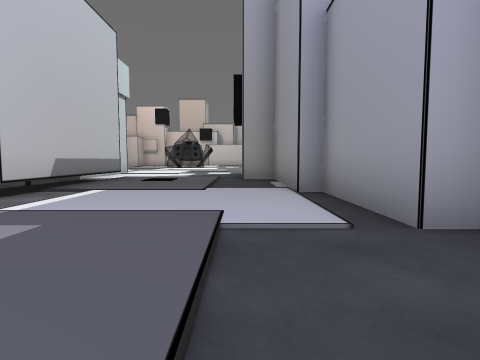
[1] (above)

16 first-person views from a walk through a Unity game level. The camera is 1.2 m above the floor, tilts 4° down and sees 80° across. The floor is counted in squares, 2.4 m on a side. Each view is taken from the middle of a square. On the plan, view 1 faces up. The plan holds only what a view shows up to about 9 squares ahead; the rest is blank. The place goes on beyond the plan. The player character is not drawn.

[2]
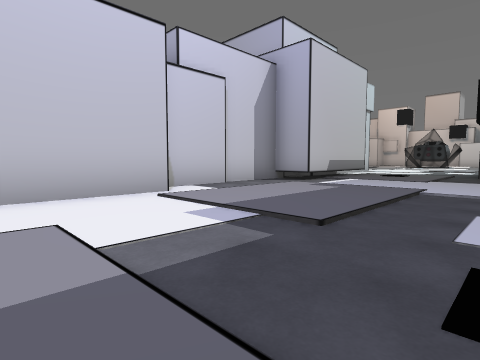

[3]
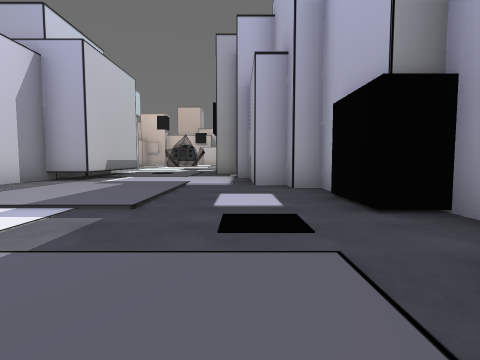

[4]
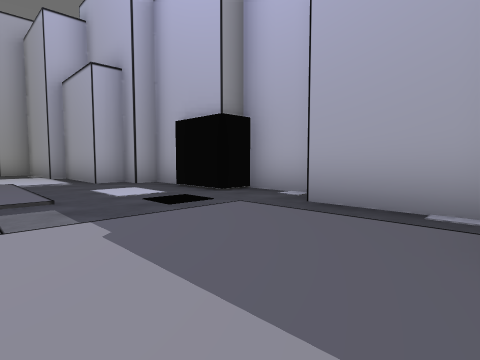

[5]
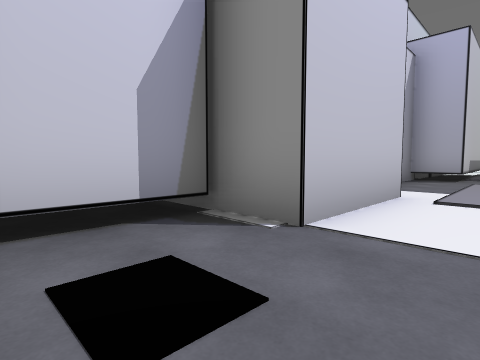

[6]
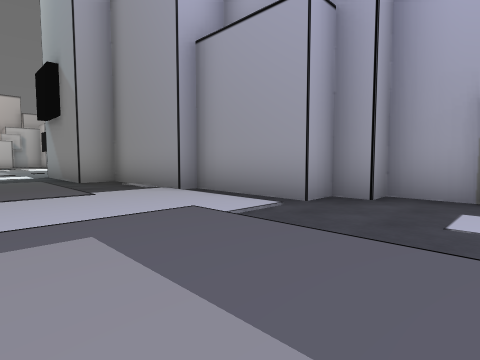

[7]
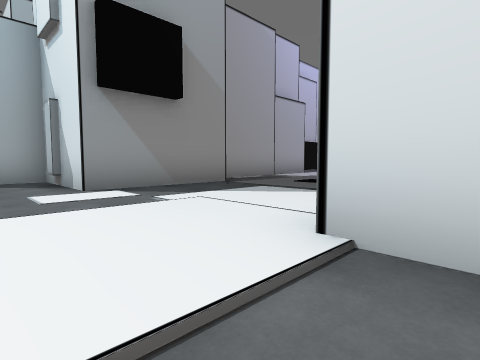

[8]
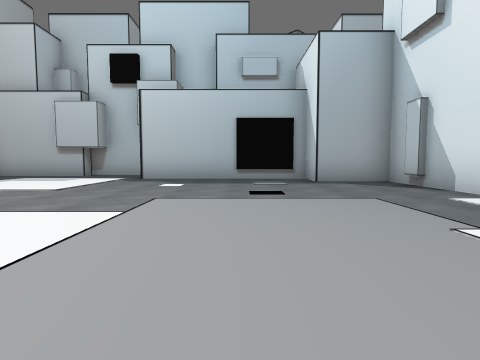

[9]
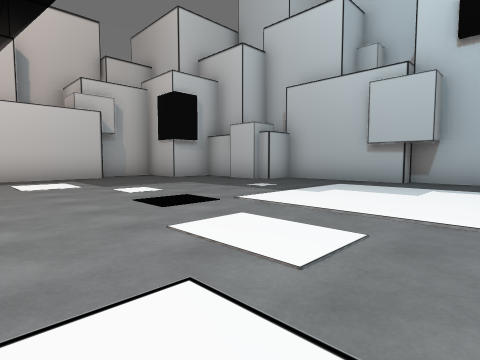

[10]
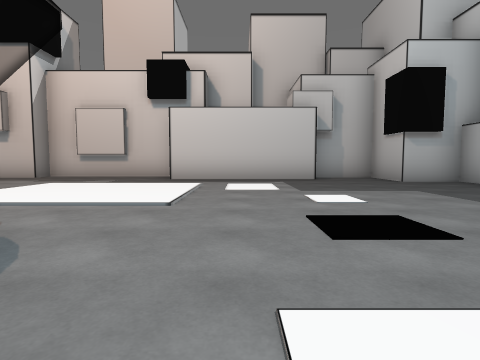

[11]
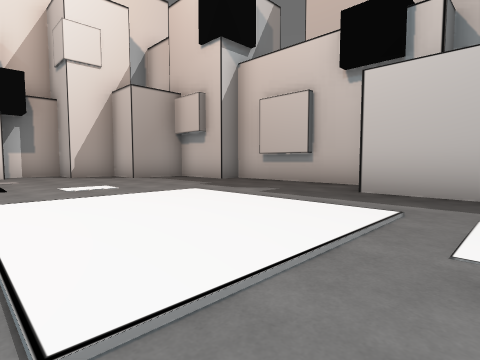

[12]
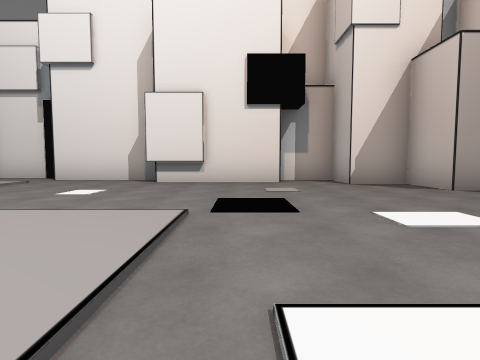

[13]
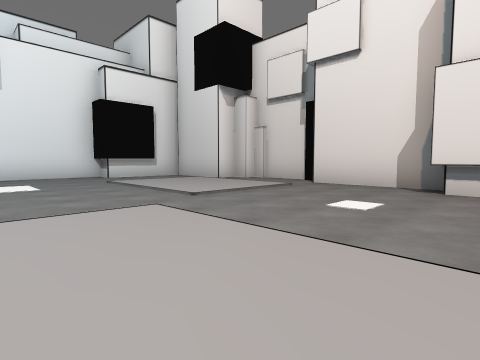

[14]
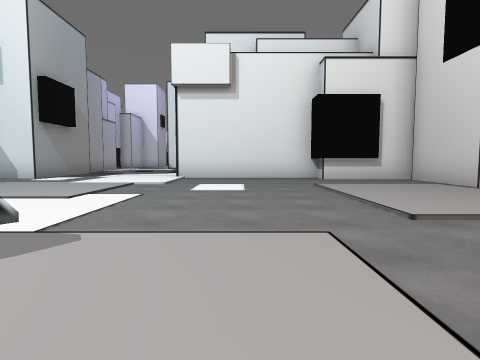

[15]
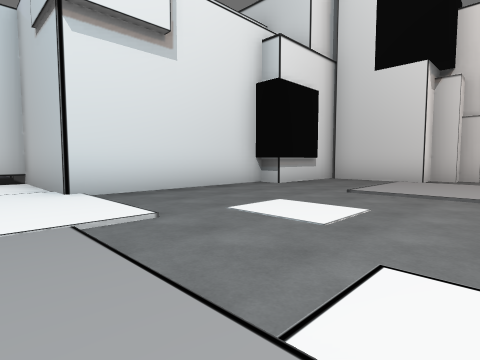

[16]
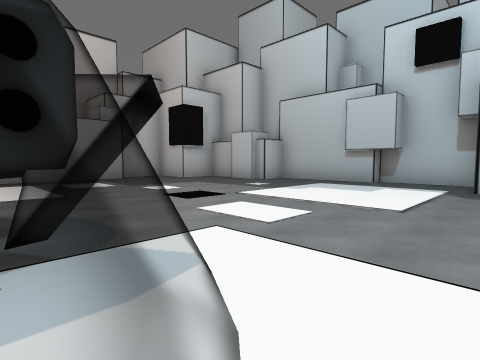

### Floor plan
Points are (right, up) in squares from view 1. A wall is a line through its corners. A room is listed if a view was taken in it or the views show most of it. See-through windows are left out.
Room 1 (views 1, 2, 3, 4, 5, 6)
walls: (-3.3, -0.4) (-3.3, -3) (-5, -3); (-4.1, 1.6) (-4.1, 0); (2.6, 0.4) (2.6, 1.5) (2, 1.5) (2, 2) (1.3, 2) (1.3, 4.5) (0.9, 4.5) (0.9, 7.4) (0.1, 7.4) (0.1, 8.4); (-4.3, -3.1) (-4.3, -4.9); (3.1, -2.5) (3.1, -1.1); (-4.3, 4.1) (-4.3, 1.6); (2.3, -4.8) (2.3, -2.9); (-3.1, 7.4) (-3.1, 3.7) (-4.2, 3.7)
ways out: opening at (-1.5, 7.5) to room 2
Room 2 (views 7, 8, 9, 10, 11, 12, 13, 14, 15, 16)
walls: (-2.4, 17.9) (-2.9, 17.8); (5.4, 16.8) (5.4, 18.9) (5, 18.9) (5, 21.9) (4.1, 21.9) (4.1, 24.5) (2.8, 24.5) (2.8, 26.1) (1.1, 26.1); (1, 25.4) (-2.9, 25.4); (2.6, 10.5) (2.6, 12.2) (3.6, 12.2) (3.6, 16.8); (-11.2, 19) (-11.2, 16.2); (-10.4, 22) (-10.4, 18.9); (-6.8, 26.5) (-6.8, 26.1) (-8.7, 26.1) (-8.7, 24.5) (-10, 24.5) (-10, 23.3) (-11.2, 23.3) (-11.2, 21.9); (0.1, 8.4) (0.1, 10.4) (1.4, 10.4); (-11.9, 15.8) (-11.9, 13.8); (-11.4, 13.8) (-11.4, 13.3) (-10.8, 13.3) (-10.8, 11); (-11.1, 11) (-8.3, 11) (-8.3, 10.4) (-4.1, 10.4) (-4.1, 6.5)
ways out: opening at (-1.5, 7.5) to room 1
objects: other object (2, 10); other object (4, 23)

Positions as (right, up) in squares from view 1, and headings:
1: (0, 0), facing up
2: (1, -3), facing up-left
3: (1, -4), facing up
4: (-1, -5), facing up-right
5: (-2, -5), facing up-left
6: (-2, 0), facing up-right
7: (-5, 12), facing down-right
8: (-4, 14), facing right
9: (-2, 17), facing up-right
10: (-1, 18), facing up
11: (-1, 21), facing up-left
12: (-4, 21), facing left
13: (-5, 20), facing down-left
14: (-6, 19), facing down
15: (-3, 15), facing down-left
16: (-3, 16), facing up-right
